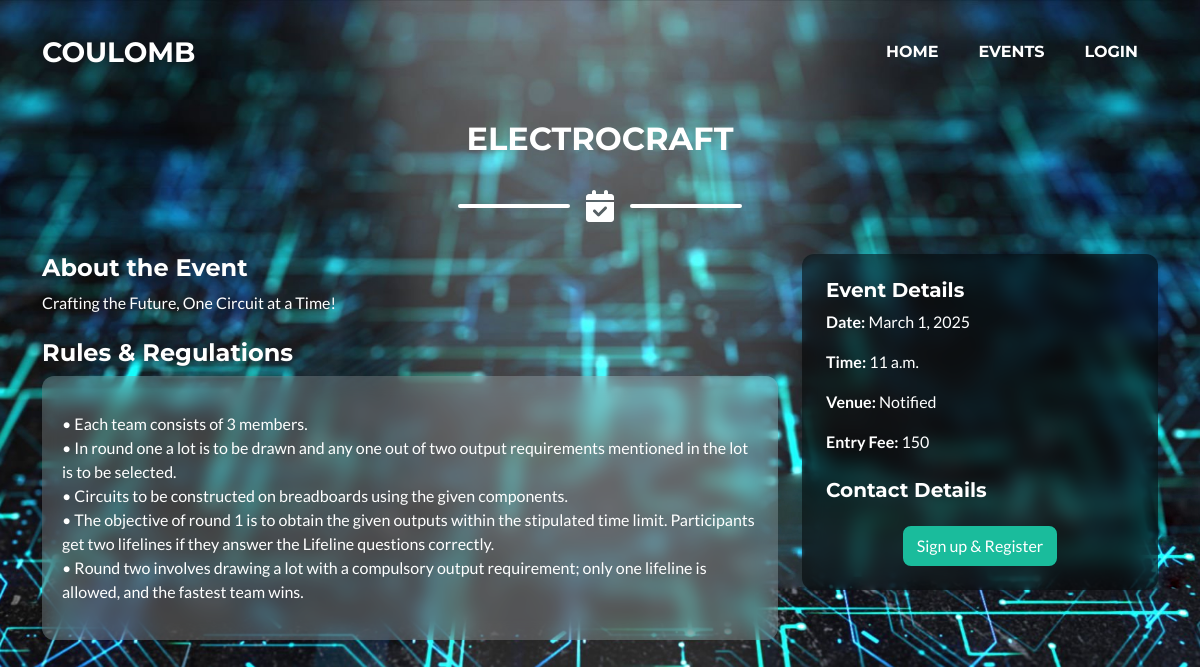
The app's page /event_detail/1/, older data.
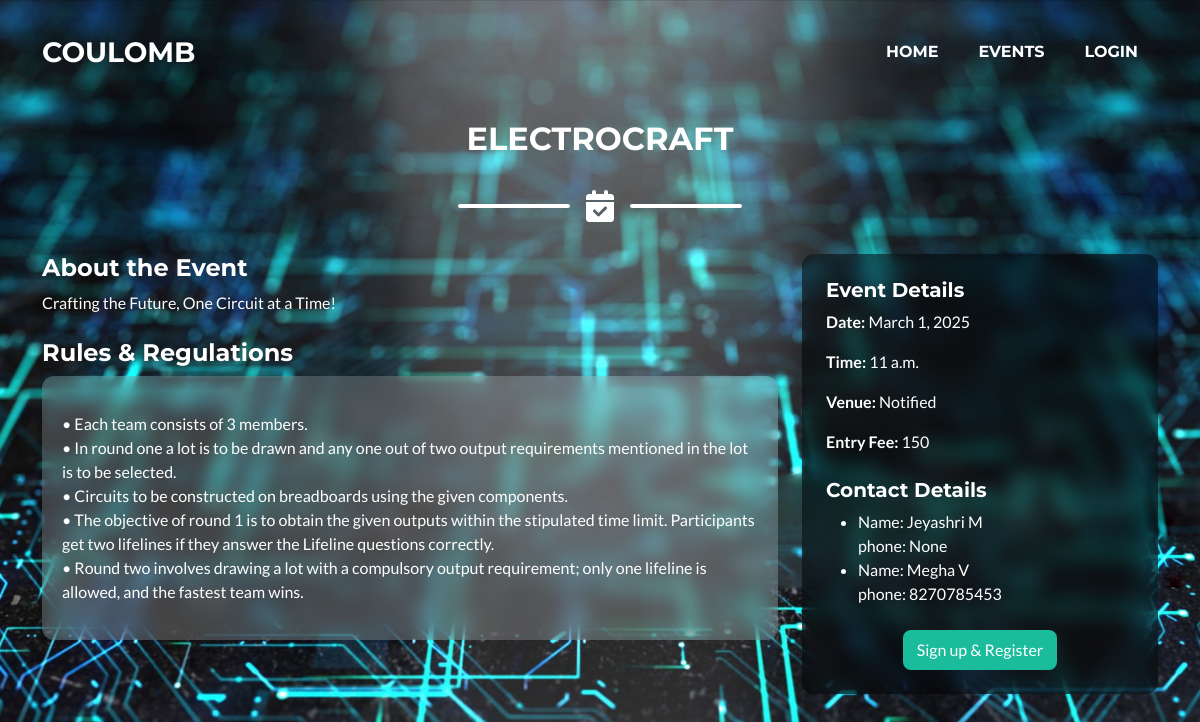
The same page, newer data.
### event_registration/models.py (models this page shows, shortened)
class organizer(models.Model):
    name = models.CharField(max_length=100)
    phone = models.CharField(max_length=10,null=True,blank=True)
    event = models.ForeignKey(event,on_delete=models.CASCADE,related_name='organizers')

### event_registration/views.py (the view)
# urls.py: path('event_detail/<int:id>/',views.event_detail,name='event_detail'),
def event_detail(request,id):
    event_detail = event.objects.get(id=id)
    registered = False
    if request.user.is_authenticated:
        profile = Participant.objects.get(user=request.user)
        if profile in event_detail.participants.all():
            registered = True
    organizer = event_detail.organizers.all()
    context = {'event':event_detail,
               'registered':registered,
               'organizers':organizer}
    return render(request,'event.html',context)

### event_registration/templates/event.html (shortened to what this page needs)
{% extends 'layout.html' %}
{% load static %}
{% load socialaccount %}
{% block content %}
<br><br><br>
<section class="page-section bg-light py-5" id="event-details">
    <div class="container">
        <h2 class="text-center text-uppercase text-secondary mb-4">{{ event.name }}</h2>
        <div class="divider-custom">
            <div class="divider-custom-line"></div>
            <div class="divider-custom-icon"><i class="fas fa-calendar-check"></i></div>
            <div class="divider-custom-line"></div>
        </div>
        <div class="row">
            <div class="col-md-8">
                <h4 class="text-primary">About the Event</h4>
                <p class="text-primary">{{ event.description }}</p>
                <h4 class="text-primary mt-4">Rules & Regulations</h4>
                <div class="glassy-box">
                    <p>{{ event.rules_and_regulations|linebreaks }}</p>
                </div>
            </div>
            <div class="col-md-4">
                <div class="event-info-box p-4 black-glassy-box">
                    <h5 class="text-secondary">Event Details</h5>
                    <p><strong>Date:</strong> {{ event.date }}</p>
                    <p><strong>Time:</strong> {{ event.time }}</p>
                    <p><strong>Venue:</strong> Notified</p>
                    <p><strong>Entry Fee:</strong> 150</p>
                    <h5 class="text-secondary mt-4">Contact Details</h5>
                    <ul>
                        {% for organizer in organizers %}
                            <li>Name: {{ organizer.name }} </li>
                            phone: {{ organizer.phone }} <br>
                        {% endfor %}
                    </ul>
                    <div class="text-center mt-4">
                        {% if user.is_authenticated and not registered %}
                            <button class="btn btn-primary" id="openRegisterModal" data-bs-toggle="modal" data-bs-target="#registerModal">
                                Register
                            </button>
                        {% elif not user.is_authenticated %}
                            <a href="{% url 'register'%}" class="btn btn-primary">
                                Sign up & Register
                            </a>
                        {% else %}
                            <p class="text-success mt-2">You are already registered for this event.</p>
                        {% endif %}
                    </div>
                </div>
            </div>
        </div>
    </div>
</section>
{% endblock %}

Row changes from the older to the newer data that the page shows:
added organizer: name "Jeyashri M", phone "None"
added organizer: name "Megha V", phone "8270785453"
